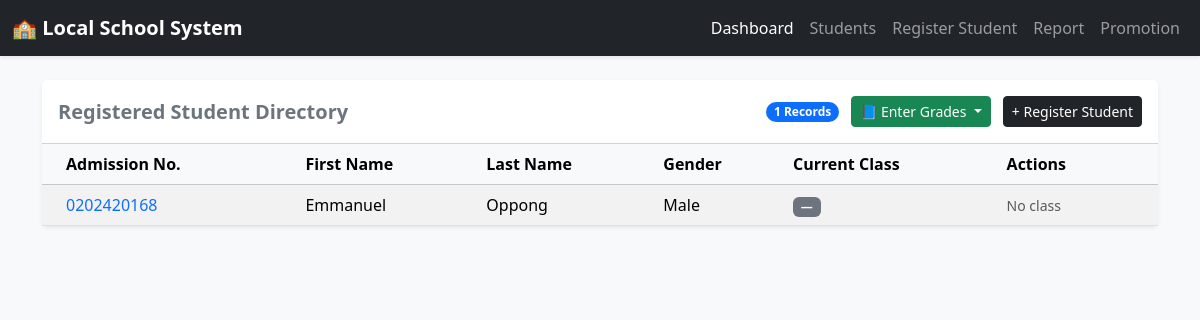
The app's page /students/, older data.
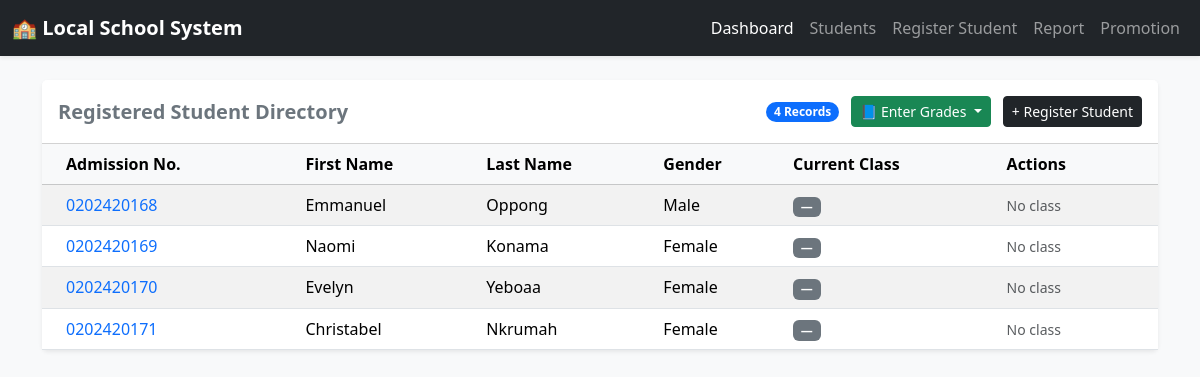
The same page, newer data.
### sis/models.py (models this page shows, shortened)
class Student(models.Model):
    GENDER_CHOICES = [('Male', 'Male'), ('Female', 'Female')]
    STATUS_CHOICES = [('Day', 'Day'), ('Boarder', 'Boarder')]
    LIVING_WITH_CHOICES = [('Mother', 'Mother'), ('Father', 'Father'), ('Both', 'Both')]
    admission_number = models.CharField(max_length=50, unique=True)
    first_name = models.CharField(max_length=100)
    last_name = models.CharField(max_length=100)
    dob = models.DateField(verbose_name='Date of Birth')
    date_of_admission = models.DateField(default=date.today)
    gender = models.CharField(max_length=10, choices=GENDER_CHOICES)
    status = models.CharField(max_length=10, choices=STATUS_CHOICES)
    living_with = models.CharField(max_length=10, choices=LIVING_WITH_CHOICES, default='Both')
    previous_school_attended = models.CharField(max_length=255, default='N/A')
    father = models.ForeignKey(Parent, on_delete=models.SET_NULL, null=True, blank=True, related_name='father_of')
    mother = models.ForeignKey(Parent, on_delete=models.SET_NULL, null=True, blank=True, related_name='mother_of')
    @property
    def current_class(self):
        latest = self.enrollments.order_by('-date_enrolled').first()
        return latest.classroom if latest else None

### sis/views.py (the view)
# urls.py: path('students/', student_list_view, name='student_list'),
def student_list_view(request):
    students = Student.objects.all()
    classrooms = ClassRoom.objects.all()
    return render(request, 'sis/student_list.html', {
        'students': students,
        'classrooms': classrooms,
    })

### sis/templates/sis/student_list.html (shortened to what this page needs)
{% extends 'sis/base.html' %}
{% block content %}
<div class="card shadow-sm border-0">
    <div class="card-header bg-white py-3 d-flex justify-content-between align-items-center">
        <h5 class="mb-0 fw-bold text-secondary">Registered Student Directory</h5>
        <div>
            <span class="badge bg-primary rounded-pill me-2">{{ students|length }} Records</span>
            <div class="dropdown d-inline-block">
                <button class="btn btn-sm btn-success dropdown-toggle me-2" type="button" id="enterGradesDropdown" data-bs-toggle="dropdown" aria-expanded="false">
                    📘 Enter Grades
                </button>
            </div>
            <a href="{% url 'student_registration' %}" class="btn btn-sm btn-dark">+ Register Student</a>
        </div>
    </div>
    <div class="card-body p-0">
        <div class="table-responsive">
            <table class="table table-hover table-striped mb-0 align-middle">
                <thead class="table-light">
                    <tr>
                        <th class="ps-4">Admission No.</th>
                        <th>First Name</th>
                        <th>Last Name</th>
                        <th>Gender</th>
                        <th>Current Class</th>
                        <th class="pe-4">Actions</th>
                    </tr>
                </thead>
                <tbody>
                    {% for student in students %}
                    <tr>
                        <td class="ps-4 fw-medium text-primary">{{ student.admission_number }}</td>
                        <td>{{ student.first_name }}</td>
                        <td>{{ student.last_name }}</td>
                        <td>{{ student.gender }}</td>
                        <td>
                            <span class="badge bg-secondary">{% if student.current_class %}{{ student.current_class }}{% else %}&mdash;{% endif %}</span>
                        </td>
                        <td class="pe-4">
                            {% if student.current_class %}
                            <a href="{% url 'bulk_grade_entry' class_id=student.current_class.id subject_id=1 %}" class="btn btn-sm btn-outline-primary py-0 px-2 text-decoration-none">
                                📝 Enter Class Grades
                            </a>
                            {% else %}
                            <span class="text-muted small">No class</span>
                            {% endif %}
                        </td>
                    </tr>
                    {% empty %}
                    <tr>
                        <td colspan="6" class="text-center py-4 text-muted">No students registered in the database yet.</td>
                    </tr>
                    {% endfor %}
                </tbody>
            </table>
        </div>
    </div>
</div>
{% endblock %}

### sis/templates/sis/base.html (shortened to what this page needs)
{% load static %}
<!DOCTYPE html>
<html lang="en">
<head>
    <link rel="stylesheet" href="{% static 'css/bootstrap.min.css' %}">
</head>
<body class="bg-light">
    <nav class="navbar navbar-expand-lg navbar-dark bg-dark shadow-sm mb-4">
        <div class="container-fluid">
            <a class="navbar-brand fw-bold" href="{% url 'student_list' %}">🏫 Local School System</a>
            <div class="collapse navbar-collapse" id="navbarNav">
                <ul class="navbar-nav ms-auto">
                    <li class="nav-item">
                        <a class="nav-link active" href="{% url 'student_list' %}">Dashboard</a>
                    </li>
                    <li class="nav-item">
                        <a class="nav-link" href="{% url 'student_list' %}">Students</a>
                    </li>
                    <li class="nav-item">
                        <a class="nav-link" href="{% url 'student_registration' %}">Register Student</a>
                    </li>
                    <li class="nav-item">
                        <a class="nav-link" href="{% url 'class_report_card_short' class_id=1 %}">Report</a>
                    </li>
                    <li class="nav-item">
                        <a class="nav-link" href="{% url 'class_enrollment_portal' %}">Promotion</a>
                    </li>
                </ul>
            </div>
        </div>
    </nav>
    <div class="container my-4">
        {% block content %}
        {% endblock %}
    </div>
</body>
</html>

Row changes from the older to the newer data that the page shows:
added Student: admission_number "0202420169", first_name "Naomi", last_name "Konama", gender "Female", shows "No class"
added Student: admission_number "0202420170", first_name "Evelyn", last_name "Yeboaa", gender "Female", shows "No class"
added Student: admission_number "0202420171", first_name "Christabel", last_name "Nkrumah", gender "Female", shows "No class"
Text that changed along with them:
{{ students|length }}: "1" → "4"
